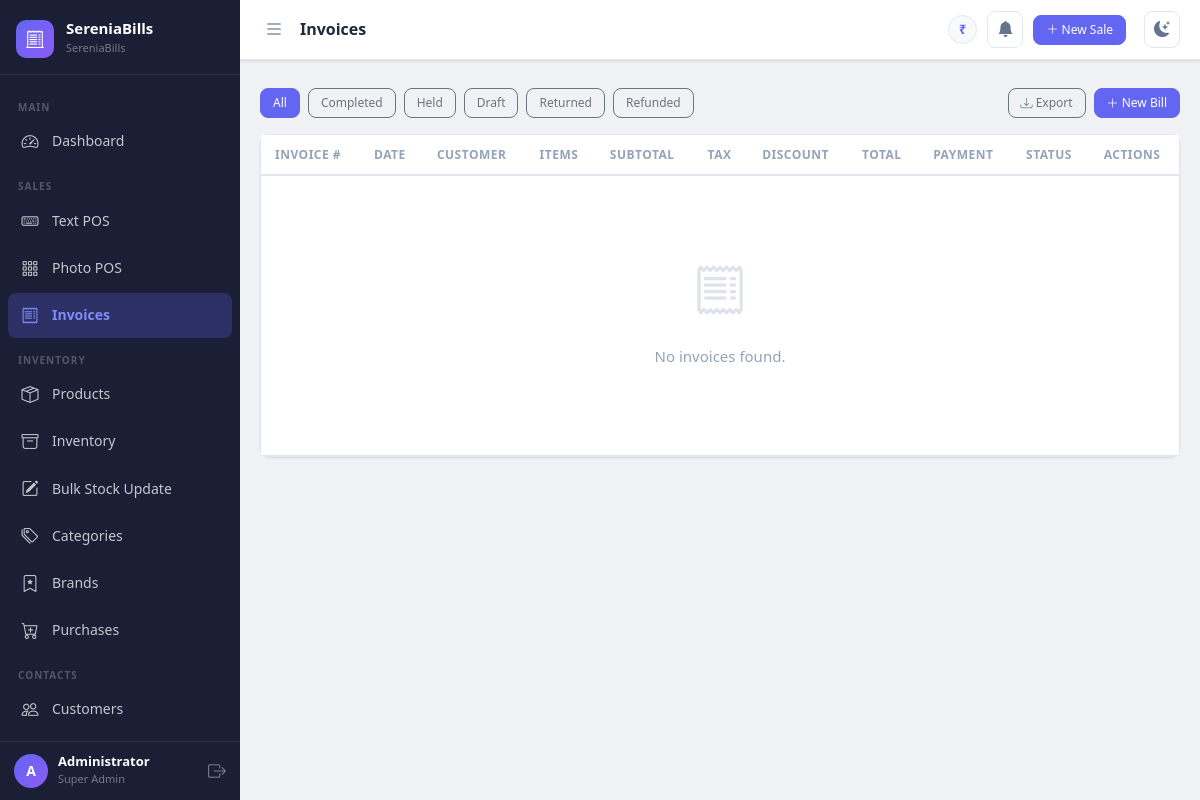
The page /invoices (signed in) on the database as committed earlier.
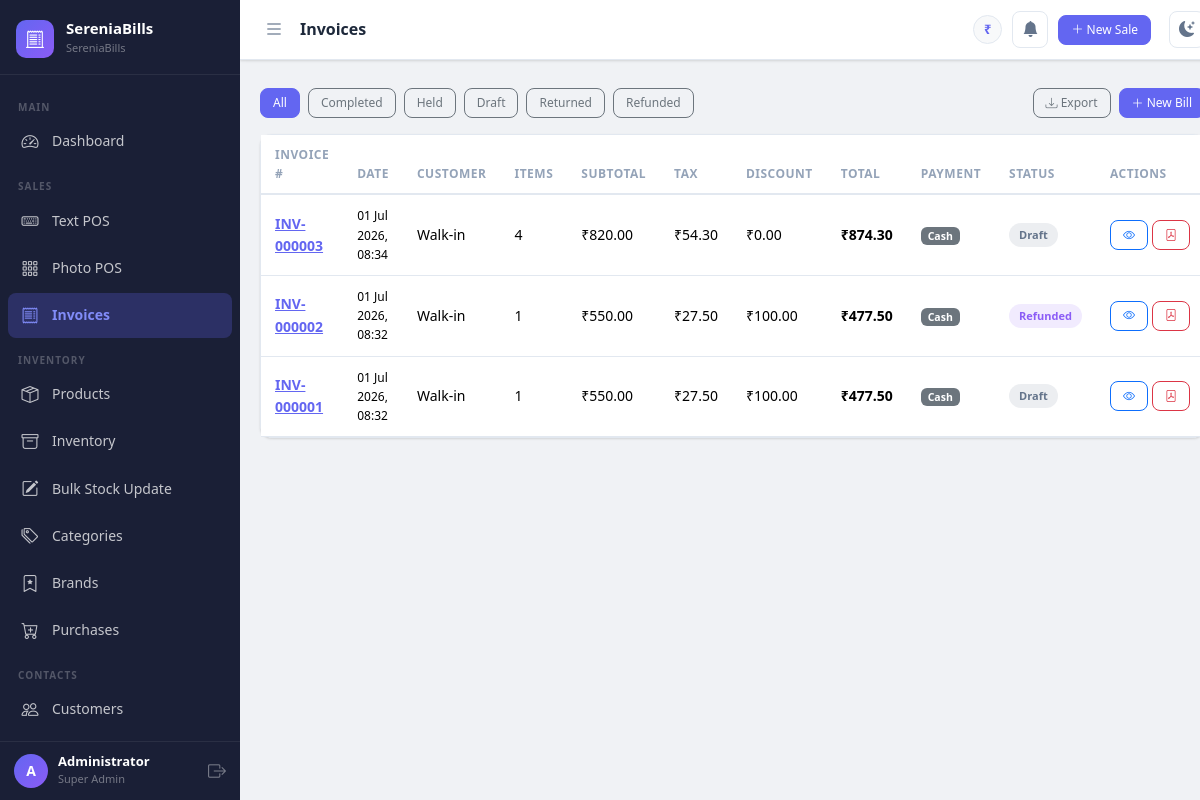
The same page on the database as committed later.
### app.py (models this page shows, shortened)
class Settings(db.Model):
    __tablename__ = 'settings'
    id = db.Column(db.Integer, primary_key=True)
    company_name = db.Column(db.String(150), default='SereniaBills')
    logo = db.Column(db.String(255))
    gst_number = db.Column(db.String(50))
    address = db.Column(db.String(255))
    phone = db.Column(db.String(20))
    email = db.Column(db.String(120))
    currency_symbol = db.Column(db.String(10), default='₹')
    invoice_prefix = db.Column(db.String(10), default='INV-')
    default_tax_rate = db.Column(db.Float, default=0)
    theme = db.Column(db.String(20), default='light')
    next_invoice_number = db.Column(db.Integer, default=1)

class User(UserMixin, db.Model):
    __tablename__ = 'users'
    id = db.Column(db.Integer, primary_key=True)
    username = db.Column(db.String(80), unique=True, nullable=False)
    email = db.Column(db.String(120), unique=True)
    password_hash = db.Column(db.String(255), nullable=False)
    full_name = db.Column(db.String(120))
    role_id = db.Column(db.Integer, db.ForeignKey('roles.id'), nullable=False)
    active = db.Column(db.Boolean, default=True)
    created_at = db.Column(db.DateTime, default=datetime.utcnow)
    def is_super_admin(self):
        return self.role and self.role.name == 'super_admin'

class Role(db.Model):
    __tablename__ = 'roles'
    id = db.Column(db.Integer, primary_key=True)
    name = db.Column(db.String(50), unique=True, nullable=False)  # super_admin, staff
    description = db.Column(db.String(255))
    users = db.relationship('User', backref='role', lazy=True)

class Sale(db.Model):
    __tablename__ = 'sales'
    id = db.Column(db.Integer, primary_key=True)
    invoice_number = db.Column(db.String(50), unique=True, nullable=False)
    customer_id = db.Column(db.Integer, db.ForeignKey('customers.id'), nullable=True)
    user_id = db.Column(db.Integer, db.ForeignKey('users.id'))
    subtotal = db.Column(db.Float, default=0)
    discount_amount = db.Column(db.Float, default=0)
    tax_amount = db.Column(db.Float, default=0)
    grand_total = db.Column(db.Float, default=0)
    paid_amount = db.Column(db.Float, default=0)
    payment_method = db.Column(db.String(30), default='Cash')
    status = db.Column(db.String(20), default='completed')  # completed, draft, held, returned, refunded
    notes = db.Column(db.Text)
    table_number = db.Column(db.String(20), nullable=True)
    order_type = db.Column(db.String(20), default='retail')  # retail, dine_in, takeaway
    kitchen_notes = db.Column(db.Text)
    created_at = db.Column(db.DateTime, default=datetime.utcnow)
    user = db.relationship('User')
    items = db.relationship('SaleItem', backref='sale', lazy=True, cascade='all, delete-orphan')

### app.py (the view)
@app.route('/invoices')
@login_required
def invoices():
    status_filter = request.args.get('status', '')
    query = Sale.query
    if status_filter:
        query = query.filter_by(status=status_filter)
    sales_list = query.order_by(Sale.created_at.desc()).limit(200).all()
    return render_template('invoices.html', sales=sales_list, status_filter=status_filter)

### app.py (called while the page is built)
@login_manager.user_loader
def load_user(user_id):
    return User.query.get(int(user_id))

def get_settings():
    settings = Settings.query.first()
    if not settings:
        settings = Settings()
        db.session.add(settings)
        db.session.commit()
    return settings

@app.context_processor
def inject_globals():
    return dict(settings=get_settings(), now=datetime.utcnow())

### templates/invoices.html (shortened to what this page needs)
{% extends "base.html" %}
{% block page_title %}Invoices{% endblock %}
{% block content %}
<div class="d-flex justify-content-between align-items-center mb-3 flex-wrap gap-2">
  <div class="d-flex gap-2">
    {% for s in ['', 'completed', 'held', 'draft', 'returned', 'refunded'] %}
    <a href="{{ url_for('invoices', status=s) }}" class="btn btn-sm {% if status_filter == s %}btn-primary{% else %}btn-outline-secondary{% endif %}">
      {{ s.title() if s else 'All' }}
    </a>
    {% endfor %}
  </div>
  <div class="d-flex gap-2">
    <a href="{{ url_for('export_report_csv', report_type='sales') }}" class="btn btn-sm btn-outline-secondary"><i class="bi bi-download"></i> Export</a>
    <a href="{{ url_for('pos_text') }}" class="btn btn-primary btn-sm"><i class="bi bi-plus-lg"></i> New Bill</a>
  </div>
</div>
<div class="card">
  <div class="card-body p-0">
    <div class="table-responsive">
      <table class="table mb-0">
        <thead><tr>
          <th>Invoice #</th><th>Date</th><th>Customer</th><th>Items</th><th>Subtotal</th><th>Tax</th><th>Discount</th><th>Total</th><th>Payment</th><th>Status</th><th>Actions</th>
        </tr></thead>
        <tbody>
          {% for sale in sales %}
          <tr>
            <td><a href="{{ url_for('view_invoice', sale_id=sale.id) }}" class="fw-bold" style="color:var(--brand-accent)">{{ sale.invoice_number }}</a></td>
            <td style="font-size:12px">{{ sale.created_at.strftime('%d %b %Y, %H:%M') }}</td>
            <td>{{ sale.customer.name if sale.customer else 'Walk-in' }}</td>
            <td>{{ sale.items|length }}</td>
            <td>{{ settings.currency_symbol }}{{ "%.2f"|format(sale.subtotal) }}</td>
            <td>{{ settings.currency_symbol }}{{ "%.2f"|format(sale.tax_amount) }}</td>
            <td>{{ settings.currency_symbol }}{{ "%.2f"|format(sale.discount_amount) }}</td>
            <td class="fw-bold">{{ settings.currency_symbol }}{{ "%.2f"|format(sale.grand_total) }}</td>
            <td><span class="badge bg-secondary">{{ sale.payment_method }}</span></td>
            <td><span class="status-badge status-{{ sale.status }}">{{ sale.status.title() }}</span></td>
            <td>
              <div class="d-flex gap-1">
                <a href="{{ url_for('view_invoice', sale_id=sale.id) }}" class="btn btn-sm btn-outline-primary" title="View"><i class="bi bi-eye"></i></a>
                <a href="{{ url_for('invoice_pdf', sale_id=sale.id) }}" class="btn btn-sm btn-outline-danger" title="PDF"><i class="bi bi-file-pdf"></i></a>
              </div>
            </td>
          </tr>
          {% else %}
          <tr><td colspan="11"><div class="empty-state"><i class="bi bi-receipt"></i><p>No invoices found.</p></div></td></tr>
          {% endfor %}
        </tbody>
      </table>
    </div>
  </div>
</div>
{% endblock %}

### templates/base.html (shortened to what this page needs)
<!DOCTYPE html>
<html lang="en" data-theme="{{ settings.theme }}">
<head>
    <link rel="stylesheet" href="https://cdn.jsdelivr.net/npm/bootstrap@5.3.2/dist/css/bootstrap.min.css">
    <link rel="stylesheet" href="https://cdn.jsdelivr.net/npm/bootstrap-icons@1.11.3/font/bootstrap-icons.css">
    <link rel="stylesheet" href="{{ url_for('static', filename='css/main.css') }}">
</head>
<body>
<div class="sb-wrapper">
  <nav id="sidebar" class="sb-sidebar">
    <div class="sb-brand">
      {% if settings.logo %}
        <img src="{{ url_for('static', filename='uploads/' + settings.logo) }}" class="sb-logo-img" alt="Logo">
      {% else %}
        <div class="sb-logo-icon"><i class="bi bi-receipt-cutoff"></i></div>
      {% endif %}
      <div class="sb-brand-text">
        <span class="sb-brand-name">SereniaBills</span>
        <span class="sb-brand-tagline">{{ settings.company_name }}</span>
      </div>
    </div>
    <div class="sb-nav">
      <div class="sb-section-label">Main</div>
      <a href="{{ url_for('dashboard') }}" class="sb-link {% if request.endpoint == 'dashboard' %}active{% endif %}">
        <i class="bi bi-speedometer2"></i><span>Dashboard</span>
      </a>
      <div class="sb-section-label">Sales</div>
      <a href="{{ url_for('pos_text') }}" class="sb-link {% if request.endpoint == 'pos_text' %}active{% endif %}">
        <i class="bi bi-keyboard"></i><span>Text POS</span>
      </a>
      <a href="{{ url_for('pos_photo') }}" class="sb-link {% if request.endpoint == 'pos_photo' %}active{% endif %}">
        <i class="bi bi-grid-3x3-gap"></i><span>Photo POS</span>
      </a>
      <a href="{{ url_for('invoices') }}" class="sb-link {% if request.endpoint == 'invoices' %}active{% endif %}">
        <i class="bi bi-receipt"></i><span>Invoices</span>
      </a>
      <div class="sb-section-label">Inventory</div>
      <a href="{{ url_for('products') }}" class="sb-link {% if request.endpoint in ['products','add_product','edit_product'] %}active{% endif %}">
        <i class="bi bi-box-seam"></i><span>Products</span>
      </a>
      <a href="{{ url_for('inventory') }}" class="sb-link {% if request.endpoint == 'inventory' %}active{% endif %}">
        <i class="bi bi-archive"></i><span>Inventory</span>
      </a>
      <a href="{{ url_for('bulk_stock_update') }}" class="sb-link {% if request.endpoint == 'bulk_stock_update' %}active{% endif %}">
        <i class="bi bi-pencil-square"></i><span>Bulk Stock Update</span>
      </a>
      <a href="{{ url_for('categories') }}" class="sb-link {% if request.endpoint == 'categories' %}active{% endif %}">
        <i class="bi bi-tags"></i><span>Categories</span>
      </a>
      <a href="{{ url_for('brands') }}" class="sb-link {% if request.endpoint == 'brands' %}active{% endif %}">
        <i class="bi bi-bookmark-star"></i><span>Brands</span>
      </a>
      <a href="{{ url_for('purchases') }}" class="sb-link {% if request.endpoint in ['purchases','add_purchase'] %}active{% endif %}">
        <i class="bi bi-cart-plus"></i><span>Purchases</span>
      </a>
      <div class="sb-section-label">Contacts</div>
      <a href="{{ url_for('customers') }}" class="sb-link {% if 'customer' in request.endpoint %}active{% endif %}">
        <i class="bi bi-people"></i><span>Customers</span>
      </a>
      <a href="{{ url_for('suppliers') }}" class="sb-link {% if 'supplier' in request.endpoint %}active{% endif %}">
      </a>
    </div>
    <div class="sb-footer">
      <div class="sb-user-info">
        <div class="sb-user-avatar">{{ current_user.username[0].upper() }}</div>
        <div>
          <div class="sb-user-name">{{ current_user.full_name or current_user.username }}</div>
          <div class="sb-user-role">{{ current_user.role.name.replace('_',' ').title() }}</div>
        </div>
      </div>
      <a href="{{ url_for('logout') }}" class="sb-logout" title="Logout"><i class="bi bi-box-arrow-right"></i></a>
    </div>
  </nav>
  <div class="sb-content" id="sbContent">
    <div class="sb-topbar">
      <button class="sb-toggle-btn" id="sidebarToggle" onclick="toggleSidebar()">
        <i class="bi bi-list"></i>
      </button>
      <div class="sb-topbar-title">{% block page_title %}{% endblock %}</div>
      <div class="sb-topbar-right">
        <span class="sb-currency-badge">{{ settings.currency_symbol }}</span>
        <div class="position-relative" id="alertBellWrap" style="cursor:pointer" onclick="toggleAlertDropdown()">
          <button class="sb-theme-btn" title="Stock Alerts">
            <i class="bi bi-bell-fill" id="bellIcon"></i>
          </button>
        </div>
        <a href="{{ url_for('pos_text') }}" class="btn btn-sm btn-primary me-2">
          <i class="bi bi-plus-lg"></i> New Sale
        </a>
        <button class="sb-theme-btn" onclick="toggleTheme()" title="Toggle Dark/Light">
          <i class="bi bi-moon-stars-fill" id="themeIcon"></i>
        </button>
      </div>
    </div>
    <div class="px-3 pt-2">
    </div>
    <div class="sb-main-content">
      {% block content %}{% endblock %}
    </div>
  </div>
</div>
</body>
</html>

Rows that differ between the two databases and show on the page:
added Sale: invoice_number "INV-000003", created_at "01 Jul 2026, 08:34", customer "Walk-in", items|length "4", {{ settings.currency_symbol }} "₹", subtotal "820.00", tax_amount "54.30", discount_amount "0.00", grand_total "874.30", payment_method "Cash", status "Draft"
added Sale: invoice_number "INV-000002", created_at "01 Jul 2026, 08:32", customer "Walk-in", items|length "1", {{ settings.currency_symbol }} "₹", subtotal "550.00", tax_amount "27.50", discount_amount "100.00", grand_total "477.50", payment_method "Cash", status "Refunded"
added Sale: invoice_number "INV-000001", created_at "01 Jul 2026, 08:32", customer "Walk-in", items|length "1", {{ settings.currency_symbol }} "₹", subtotal "550.00", tax_amount "27.50", discount_amount "100.00", grand_total "477.50", payment_method "Cash", status "Draft"
Other text that changed with them:
text no longer shown: "No invoices found."
